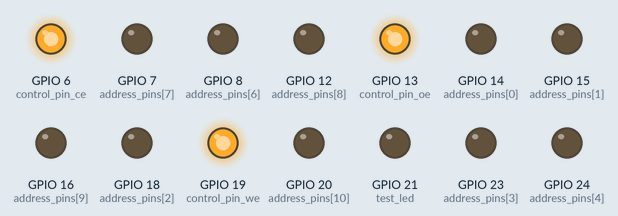
The program below on a simulated Raspberry Pi (BCM pin numbers). Parts: output pins drawn as LEDs (lit = HIGH). Parts the program declares active-low are drawn by pin level, so they are really on while drawn off; the clock reads 2024-03-15 10:24:30 at power-on unless the program sets it. At 0.0 s the program stops and its outputs stay as they are.

Above: at 0.1 s.
Timing chart, 0 to 1.5 s (numbered marks = the images above):
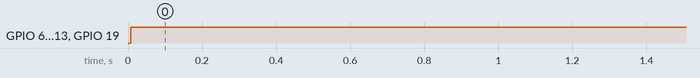

Measured:
- by itself, GPIO 6 (control_pin_ce), GPIO 13 (control_pin_oe), GPIO 19 (control_pin_we): LOW → HIGH at 0.01 s

The program:

gpiozero-pin_setup.py
```python
import logging

from gpiozero import LED, DigitalOutputDevice #, DigitalInputDevice
from gpiozero.pins.mock import MockPin, MockFactory

logger = logging.getLogger(__name__)


# Custom pin that logs the result of _change_state
class LoggingMockPin(MockPin):
    def _change_state(self, value):
        result = super()._change_state(value)
        if result:
            logger.debug("LoggingMockPin %s: _change_state(%s) returned True (state changed).", self, value)
        else:
            logger.debug("LoggingMockPin %s: _change_state(%s) returned False (no change).", self, value)
        return result


try:
    # raise ImportError("testing mocked GPIO")

    from gpiozero.pins.rpigpio import RPiGPIOFactory

    factory = RPiGPIOFactory()
    logger.info("Running with real GPIO access.")
    gpio_available = True

except ImportError:
    factory = MockFactory(revision="d04170", pin_class=LoggingMockPin)
    logger.info("RPi GPIO pin library unavailable, using a Mock PinFactory.")
    gpio_available = False

# note: are we going to be closing all these input and output devices each time we switch from reading to writing?
# maybe better to use lower level pin access, like RPi.GPIO .OUT and .IN configuration?
data_pins = [DigitalOutputDevice(pin, initial_value=False, pin_factory=factory) for pin in [4, 17, 27, 22, 10, 9, 11, 5]]
# can't do this without closing all data_pin devices first
# data_input_pins = [DigitalInputDevice(pin, pull_up=None, active_state=True, pin_factory=factory) for pin in [4, 17, 27, 22, 10, 9, 11, 5]]

address_pins = [DigitalOutputDevice(pin, initial_value=False, pin_factory=factory) for pin in [14, 15, 18, 23, 24, 25, 8, 7, 12, 16, 20]]

# Control pins: /CE, /OE, /WE (active low)
CE_PIN = 6
OE_PIN = 13
WE_PIN = 19

control_pin_ce = DigitalOutputDevice(CE_PIN, active_high=False, initial_value=True, pin_factory=factory)
control_pin_oe = DigitalOutputDevice(OE_PIN, active_high=False, initial_value=True, pin_factory=factory)
control_pin_we = DigitalOutputDevice(WE_PIN, active_high=False, initial_value=True, pin_factory=factory)

LED_TEST_PIN = 21
test_led = LED(21, pin_factory=factory)
```
